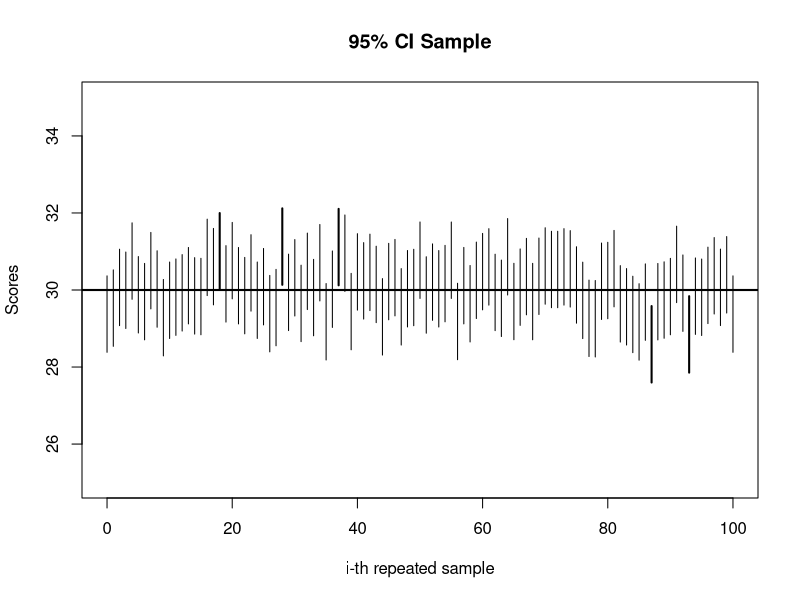

This chart was generated by the following R code:
###Initialization 
store <- rep(NA,100)
lower <- rep(NA, 100)
upper <- rep(NA, 100)
pop.mean <- 30
pop.sd <- 5
n <- 100


###Simulation of random samples
for(i in 1:100){
  sample <- rnorm(n, mean=pop.mean, sd=pop.sd)
  mean <- mean(sample)
  
  #Margin of error calculation
  standard_error <- pop.sd / sqrt(n)
  alpha = 0.05
  degrees_of_freedom = n - 1
  t_score = qt(p=alpha/2, df=degrees_of_freedom,lower.tail=F)
  margin_error <- t_score * standard_error
  
  #Confidence Interval
  lower[i] <- mean - margin_error
  upper[i] <- mean + margin_error
  
  if(lower[i] < pop.mean & upper[i] > pop.mean){
    store[i] <- T
  }
  
  else{
    store[i] <- F
  }
}

cis <- cbind(lower, upper)
print(store)
summary(store)

### 95% of the intervals should contain the population mean ###

# Plot of the intervals
line.width <- ifelse(store==F, 2, 1)
cis <- cbind(cis, line.width)
x <- 0:100
y <- seq(25, 35, by=1/10)
plot(x, y, type="n", xlab="i-th repeated sample", ylab="Scores", main="95% CI Sample")
abline(30, 0, lwd=2)
arrows(x, cis[,1], x, cis[,2], length=0, lwd=cis[,3])
